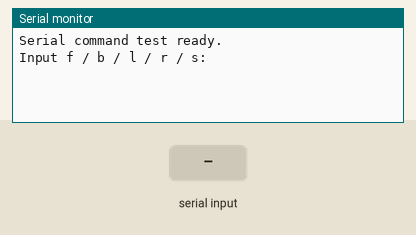
Recording of a sketch running on a simulated Arduino Uno, built with avr-gcc and run on an emulated ATmega328P. Shown: the last lines printed to the serial monitor. Inputs (shaded band) come from the test bench.

Above: at 1.2 s.
1.3 s: "f\n" received over Serial
At 2.3 s:
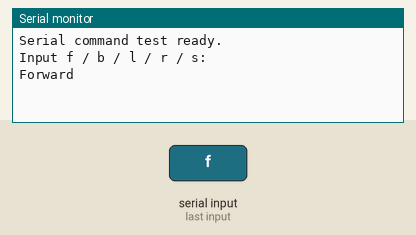
2.8 s: byte 98 ('b') received over Serial
At 3.5 s:
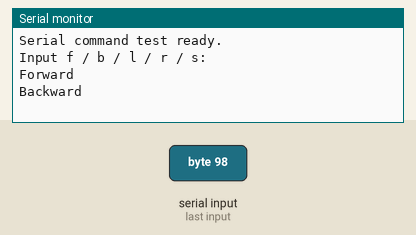
4.3 s: byte 108 ('l') received over Serial
At 5.5 s:
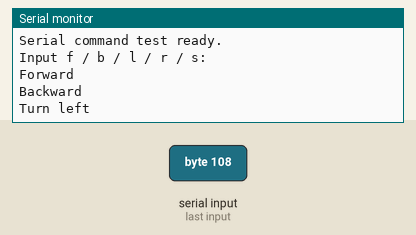
5.8 s: byte 114 ('r') received over Serial
At 6.9 s:
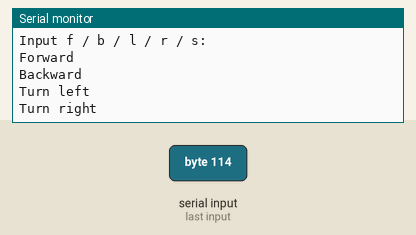
7.3 s: byte 115 ('s') received over Serial
At 8.1 s:
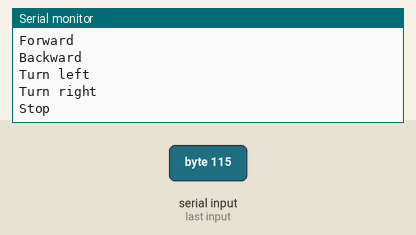

The sketch:

test_02_serial_command.ino
```cpp
//测试简单字符指令解析
/*
  test_02_serial_command.ino

  Purpose:
    Test simple serial command parsing.

  Serial Monitor setting:
    Baud rate: 9600
    Line ending: Newline or No line ending both work

  Commands:
    f -> Forward
    b -> Backward
    l -> Turn left
    r -> Turn right
    s -> Stop

  Note:
    This program only prints actions. It does not control motors.

  电脑能不能向 Arduino 发送字符
  Arduino 能不能读取字符
  Arduino 能不能根据字符做判断
*/

void setup() {
  Serial.begin(9600);
  Serial.println("Serial command test ready.");
  Serial.println("Input f / b / l / r / s:");
}

void loop() {
  if (Serial.available() > 0) {
    char cmd = Serial.read();

    if (cmd == '\n' || cmd == '\r') {
      return;
    }

    if (cmd == 'f') {
      Serial.println("Forward");
    } else if (cmd == 'b') {
      Serial.println("Backward");
    } else if (cmd == 'l') {
      Serial.println("Turn left");
    } else if (cmd == 'r') {
      Serial.println("Turn right");
    } else if (cmd == 's') {
      Serial.println("Stop");
    } else {
      Serial.print("Unknown command: ");
      Serial.println(cmd);
    }
  }
}
```

Measured:
- after the input at 1.3 s, the serial monitor: prints a new line at once (image 1)
- after the input at 2.8 s, the serial monitor: prints a new line at once (image 2)
- after the input at 4.3 s, the serial monitor: prints a new line at once (image 3)
- after the input at 5.8 s, the serial monitor: prints a new line at once (image 4)
- after the input at 7.3 s, the serial monitor: prints a new line at once (image 5)
